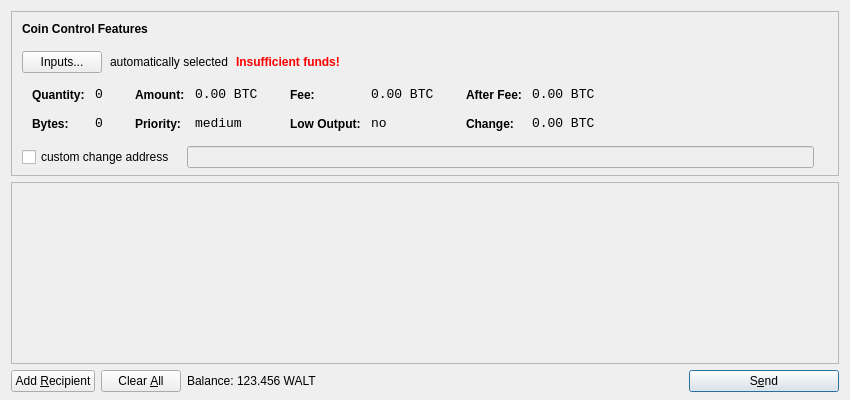
<?xml version="1.0" encoding="UTF-8"?>
<ui version="4.0">
 <class>SendCoinsDialog</class>
 <widget class="QDialog" name="SendCoinsDialog">
  <property name="geometry">
   <rect>
    <x>0</x>
    <y>0</y>
    <width>850</width>
    <height>400</height>
   </rect>
  </property>
  <property name="windowTitle">
   <string>Send Coins</string>
  </property>
  <layout class="QVBoxLayout" name="verticalLayout" stretch="0,1,0">
   <property name="bottomMargin">
    <number>8</number>
   </property>
   <item>
    <widget class="QFrame" name="frameCoinControl">
     <property name="sizePolicy">
      <sizepolicy hsizetype="Expanding" vsizetype="Expanding">
       <horstretch>0</horstretch>
       <verstretch>0</verstretch>
      </sizepolicy>
     </property>
     <property name="maximumSize">
      <size>
       <width>16777215</width>
       <height>16777215</height>
      </size>
     </property>
     <property name="frameShape">
      <enum>QFrame::StyledPanel</enum>
     </property>
     <property name="frameShadow">
      <enum>QFrame::Sunken</enum>
     </property>
     <layout class="QVBoxLayout" name="verticalLayoutCoinControl2">
      <property name="spacing">
       <number>-1</number>
      </property>
      <property name="leftMargin">
       <number>0</number>
      </property>
      <property name="topMargin">
       <number>0</number>
      </property>
      <property name="rightMargin">
       <number>0</number>
      </property>
      <property name="bottomMargin">
       <number>6</number>
      </property>
      <item>
       <layout class="QVBoxLayout" name="verticalLayoutCoinControl" stretch="0,0,0,0,1">
        <property name="spacing">
         <number>0</number>
        </property>
        <property name="leftMargin">
         <number>10</number>
        </property>
        <property name="topMargin">
         <number>10</number>
        </property>
        <item>
         <layout class="QHBoxLayout" name="horizontalLayoutCoinControl1">
          <property name="bottomMargin">
           <number>15</number>
          </property>
          <item>
           <widget class="QLabel" name="labelCoinControlFeatures">
            <property name="sizePolicy">
             <sizepolicy hsizetype="Preferred" vsizetype="Maximum">
              <horstretch>0</horstretch>
              <verstretch>0</verstretch>
             </sizepolicy>
            </property>
            <property name="font">
             <font>
              <weight>75</weight>
              <bold>true</bold>
             </font>
            </property>
            <property name="styleSheet">
             <string notr="true">font-weight:bold;</string>
            </property>
            <property name="text">
             <string>Coin Control Features</string>
            </property>
           </widget>
          </item>
         </layout>
        </item>
        <item>
         <layout class="QHBoxLayout" name="horizontalLayoutCoinControl2" stretch="0,0,0,0">
          <property name="spacing">
           <number>8</number>
          </property>
          <property name="bottomMargin">
           <number>10</number>
          </property>
          <item>
           <widget class="QPushButton" name="pushButtonCoinControl">
            <property name="styleSheet">
             <string notr="true"/>
            </property>
            <property name="text">
             <string>Inputs...</string>
            </property>
           </widget>
          </item>
          <item>
           <widget class="QLabel" name="labelCoinControlAutomaticallySelected">
            <property name="text">
             <string>automatically selected</string>
            </property>
            <property name="margin">
             <number>5</number>
            </property>
           </widget>
          </item>
          <item>
           <widget class="QLabel" name="labelCoinControlInsuffFunds">
            <property name="font">
             <font>
              <weight>75</weight>
              <bold>true</bold>
             </font>
            </property>
            <property name="styleSheet">
             <string notr="true">color:red;font-weight:bold;</string>
            </property>
            <property name="text">
             <string>Insufficient funds!</string>
            </property>
            <property name="margin">
             <number>5</number>
            </property>
           </widget>
          </item>
          <item>
           <spacer name="horizontalSpacerCoinControl">
            <property name="orientation">
             <enum>Qt::Horizontal</enum>
            </property>
            <property name="sizeHint" stdset="0">
             <size>
              <width>40</width>
              <height>1</height>
             </size>
            </property>
           </spacer>
          </item>
         </layout>
        </item>
        <item>
         <widget class="QWidget" name="widgetCoinControl" native="true">
          <property name="sizePolicy">
           <sizepolicy hsizetype="Preferred" vsizetype="Preferred">
            <horstretch>0</horstretch>
            <verstretch>0</verstretch>
           </sizepolicy>
          </property>
          <property name="minimumSize">
           <size>
            <width>0</width>
            <height>0</height>
           </size>
          </property>
          <property name="styleSheet">
           <string notr="true"/>
          </property>
          <layout class="QHBoxLayout" name="horizontalLayoutCoinControl5">
           <property name="margin">
            <number>0</number>
           </property>
           <item>
            <layout class="QHBoxLayout" name="horizontalLayoutCoinControl3" stretch="0,0,0,1">
             <property name="spacing">
              <number>20</number>
             </property>
             <property name="topMargin">
              <number>0</number>
             </property>
             <property name="bottomMargin">
              <number>10</number>
             </property>
             <item>
              <layout class="QFormLayout" name="formLayoutCoinControl1">
               <property name="horizontalSpacing">
                <number>10</number>
               </property>
               <property name="verticalSpacing">
                <number>14</number>
               </property>
               <property name="leftMargin">
                <number>10</number>
               </property>
               <property name="topMargin">
                <number>4</number>
               </property>
               <property name="rightMargin">
                <number>6</number>
               </property>
               <item row="0" column="0">
                <widget class="QLabel" name="labelCoinControlQuantityText">
                 <property name="styleSheet">
                  <string notr="true">font-weight:bold;</string>
                 </property>
                 <property name="text">
                  <string>Quantity:</string>
                 </property>
                 <property name="margin">
                  <number>0</number>
                 </property>
                </widget>
               </item>
               <item row="0" column="1">
                <widget class="QLabel" name="labelCoinControlQuantity">
                 <property name="font">
                  <font>
                   <family>Monospace</family>
                   <pointsize>10</pointsize>
                  </font>
                 </property>
                 <property name="cursor">
                  <cursorShape>IBeamCursor</cursorShape>
                 </property>
                 <property name="contextMenuPolicy">
                  <enum>Qt::ActionsContextMenu</enum>
                 </property>
                 <property name="text">
                  <string notr="true">0</string>
                 </property>
                 <property name="margin">
                  <number>0</number>
                 </property>
                 <property name="textInteractionFlags">
                  <set>Qt::LinksAccessibleByMouse|Qt::TextSelectableByKeyboard|Qt::TextSelectableByMouse</set>
                 </property>
                </widget>
               </item>
               <item row="1" column="0">
                <widget class="QLabel" name="labelCoinControlBytesText">
                 <property name="styleSheet">
                  <string notr="true">font-weight:bold;</string>
                 </property>
                 <property name="text">
                  <string>Bytes:</string>
                 </property>
                </widget>
               </item>
               <item row="1" column="1">
                <widget class="QLabel" name="labelCoinControlBytes">
                 <property name="font">
                  <font>
                   <family>Monospace</family>
                   <pointsize>10</pointsize>
                  </font>
                 </property>
                 <property name="cursor">
                  <cursorShape>IBeamCursor</cursorShape>
                 </property>
                 <property name="contextMenuPolicy">
                  <enum>Qt::ActionsContextMenu</enum>
                 </property>
                 <property name="text">
                  <string notr="true">0</string>
                 </property>
                 <property name="textInteractionFlags">
                  <set>Qt::LinksAccessibleByMouse|Qt::TextSelectableByKeyboard|Qt::TextSelectableByMouse</set>
                 </property>
                </widget>
               </item>
              </layout>
             </item>
             <item>
              <layout class="QFormLayout" name="formLayoutCoinControl2">
               <property name="horizontalSpacing">
                <number>10</number>
               </property>
               <property name="verticalSpacing">
                <number>14</number>
               </property>
               <property name="leftMargin">
                <number>6</number>
               </property>
               <property name="topMargin">
                <number>4</number>
               </property>
               <property name="rightMargin">
                <number>6</number>
               </property>
               <item row="0" column="0">
                <widget class="QLabel" name="labelCoinControlAmountText">
                 <property name="styleSheet">
                  <string notr="true">font-weight:bold;</string>
                 </property>
                 <property name="text">
                  <string>Amount:</string>
                 </property>
                 <property name="margin">
                  <number>0</number>
                 </property>
                </widget>
               </item>
               <item row="0" column="1">
                <widget class="QLabel" name="labelCoinControlAmount">
                 <property name="font">
                  <font>
                   <family>Monospace</family>
                   <pointsize>10</pointsize>
                  </font>
                 </property>
                 <property name="cursor">
                  <cursorShape>IBeamCursor</cursorShape>
                 </property>
                 <property name="contextMenuPolicy">
                  <enum>Qt::ActionsContextMenu</enum>
                 </property>
                 <property name="text">
                  <string notr="true">0.00 BTC</string>
                 </property>
                 <property name="textInteractionFlags">
                  <set>Qt::LinksAccessibleByMouse|Qt::TextSelectableByKeyboard|Qt::TextSelectableByMouse</set>
                 </property>
                </widget>
               </item>
               <item row="1" column="0">
                <widget class="QLabel" name="labelCoinControlPriorityText">
                 <property name="styleSheet">
                  <string notr="true">font-weight:bold;</string>
                 </property>
                 <property name="text">
                  <string>Priority:</string>
                 </property>
                </widget>
               </item>
               <item row="1" column="1">
                <widget class="QLabel" name="labelCoinControlPriority">
                 <property name="font">
                  <font>
                   <family>Monospace</family>
                   <pointsize>10</pointsize>
                  </font>
                 </property>
                 <property name="cursor">
                  <cursorShape>IBeamCursor</cursorShape>
                 </property>
                 <property name="contextMenuPolicy">
                  <enum>Qt::ActionsContextMenu</enum>
                 </property>
                 <property name="text">
                  <string>medium</string>
                 </property>
                 <property name="textInteractionFlags">
                  <set>Qt::LinksAccessibleByMouse|Qt::TextSelectableByKeyboard|Qt::TextSelectableByMouse</set>
                 </property>
                </widget>
               </item>
              </layout>
             </item>
             <item>
              <layout class="QFormLayout" name="formLayoutCoinControl3">
               <property name="horizontalSpacing">
                <number>10</number>
               </property>
               <property name="verticalSpacing">
                <number>14</number>
               </property>
               <property name="leftMargin">
                <number>6</number>
               </property>
               <property name="topMargin">
                <number>4</number>
               </property>
               <property name="rightMargin">
                <number>6</number>
               </property>
               <item row="0" column="0">
                <widget class="QLabel" name="labelCoinControlFeeText">
                 <property name="styleSheet">
                  <string notr="true">font-weight:bold;</string>
                 </property>
                 <property name="text">
                  <string>Fee:</string>
                 </property>
                 <property name="margin">
                  <number>0</number>
                 </property>
                </widget>
               </item>
               <item row="0" column="1">
                <widget class="QLabel" name="labelCoinControlFee">
                 <property name="font">
                  <font>
                   <family>Monospace</family>
                   <pointsize>10</pointsize>
                  </font>
                 </property>
                 <property name="cursor">
                  <cursorShape>IBeamCursor</cursorShape>
                 </property>
                 <property name="contextMenuPolicy">
                  <enum>Qt::ActionsContextMenu</enum>
                 </property>
                 <property name="text">
                  <string notr="true">0.00 BTC</string>
                 </property>
                 <property name="textInteractionFlags">
                  <set>Qt::LinksAccessibleByMouse|Qt::TextSelectableByKeyboard|Qt::TextSelectableByMouse</set>
                 </property>
                </widget>
               </item>
               <item row="1" column="0">
                <widget class="QLabel" name="labelCoinControlLowOutputText">
                 <property name="styleSheet">
                  <string notr="true">font-weight:bold;</string>
                 </property>
                 <property name="text">
                  <string>Low Output:</string>
                 </property>
                </widget>
               </item>
               <item row="1" column="1">
                <widget class="QLabel" name="labelCoinControlLowOutput">
                 <property name="font">
                  <font>
                   <family>Monospace</family>
                   <pointsize>10</pointsize>
                  </font>
                 </property>
                 <property name="cursor">
                  <cursorShape>IBeamCursor</cursorShape>
                 </property>
                 <property name="contextMenuPolicy">
                  <enum>Qt::ActionsContextMenu</enum>
                 </property>
                 <property name="text">
                  <string>no</string>
                 </property>
                 <property name="textInteractionFlags">
                  <set>Qt::LinksAccessibleByMouse|Qt::TextSelectableByKeyboard|Qt::TextSelectableByMouse</set>
                 </property>
                </widget>
               </item>
              </layout>
             </item>
             <item>
              <layout class="QFormLayout" name="formLayoutCoinControl4">
               <property name="horizontalSpacing">
                <number>10</number>
               </property>
               <property name="verticalSpacing">
                <number>14</number>
               </property>
               <property name="leftMargin">
                <number>6</number>
               </property>
               <property name="topMargin">
                <number>4</number>
               </property>
               <property name="rightMargin">
                <number>6</number>
               </property>
               <item row="0" column="0">
                <widget class="QLabel" name="labelCoinControlAfterFeeText">
                 <property name="styleSheet">
                  <string notr="true">font-weight:bold;</string>
                 </property>
                 <property name="text">
                  <string>After Fee:</string>
                 </property>
                 <property name="margin">
                  <number>0</number>
                 </property>
                </widget>
               </item>
               <item row="0" column="1">
                <widget class="QLabel" name="labelCoinControlAfterFee">
                 <property name="font">
                  <font>
                   <family>Monospace</family>
                   <pointsize>10</pointsize>
                  </font>
                 </property>
                 <property name="cursor">
                  <cursorShape>IBeamCursor</cursorShape>
                 </property>
                 <property name="contextMenuPolicy">
                  <enum>Qt::ActionsContextMenu</enum>
                 </property>
                 <property name="text">
                  <string notr="true">0.00 BTC</string>
                 </property>
                 <property name="textInteractionFlags">
                  <set>Qt::LinksAccessibleByMouse|Qt::TextSelectableByKeyboard|Qt::TextSelectableByMouse</set>
                 </property>
                </widget>
               </item>
               <item row="1" column="0">
                <widget class="QLabel" name="labelCoinControlChangeText">
                 <property name="styleSheet">
                  <string notr="true">font-weight:bold;</string>
                 </property>
                 <property name="text">
                  <string>Change:</string>
                 </property>
                </widget>
               </item>
               <item row="1" column="1">
                <widget class="QLabel" name="labelCoinControlChange">
                 <property name="font">
                  <font>
                   <family>Monospace</family>
                   <pointsize>10</pointsize>
                  </font>
                 </property>
                 <property name="cursor">
                  <cursorShape>IBeamCursor</cursorShape>
                 </property>
                 <property name="contextMenuPolicy">
                  <enum>Qt::ActionsContextMenu</enum>
                 </property>
                 <property name="text">
                  <string notr="true">0.00 BTC</string>
                 </property>
                 <property name="textInteractionFlags">
                  <set>Qt::LinksAccessibleByMouse|Qt::TextSelectableByKeyboard|Qt::TextSelectableByMouse</set>
                 </property>
                </widget>
               </item>
              </layout>
             </item>
            </layout>
           </item>
          </layout>
         </widget>
        </item>
        <item>
         <layout class="QHBoxLayout" name="horizontalLayoutCoinControl4" stretch="0,0,0">
          <property name="spacing">
           <number>12</number>
          </property>
          <property name="sizeConstraint">
           <enum>QLayout::SetDefaultConstraint</enum>
          </property>
          <property name="topMargin">
           <number>5</number>
          </property>
          <property name="rightMargin">
           <number>5</number>
          </property>
          <item>
           <widget class="QCheckBox" name="checkBoxCoinControlChange">
            <property name="text">
             <string>custom change address</string>
            </property>
           </widget>
          </item>
          <item>
           <widget class="QLineEdit" name="lineEditCoinControlChange">
            <property name="enabled">
             <bool>false</bool>
            </property>
            <property name="sizePolicy">
             <sizepolicy hsizetype="Expanding" vsizetype="Fixed">
              <horstretch>0</horstretch>
              <verstretch>0</verstretch>
             </sizepolicy>
            </property>
           </widget>
          </item>
          <item>
           <widget class="QLabel" name="labelCoinControlChangeLabel">
            <property name="sizePolicy">
             <sizepolicy hsizetype="Preferred" vsizetype="Expanding">
              <horstretch>0</horstretch>
              <verstretch>0</verstretch>
             </sizepolicy>
            </property>
            <property name="minimumSize">
             <size>
              <width>0</width>
              <height>0</height>
             </size>
            </property>
            <property name="text">
             <string/>
            </property>
            <property name="margin">
             <number>3</number>
            </property>
           </widget>
          </item>
         </layout>
        </item>
        <item>
         <spacer name="verticalSpacerCoinControl">
          <property name="orientation">
           <enum>Qt::Vertical</enum>
          </property>
          <property name="sizeHint" stdset="0">
           <size>
            <width>800</width>
            <height>1</height>
           </size>
          </property>
         </spacer>
        </item>
       </layout>
      </item>
     </layout>
    </widget>
   </item>
   <item>
    <widget class="QScrollArea" name="scrollArea">
     <property name="widgetResizable">
      <bool>true</bool>
     </property>
     <widget class="QWidget" name="scrollAreaWidgetContents">
      <property name="geometry">
       <rect>
        <x>0</x>
        <y>0</y>
        <width>830</width>
        <height>165</height>
       </rect>
      </property>
      <layout class="QVBoxLayout" name="verticalLayout_2">
       <property name="margin">
        <number>0</number>
       </property>
       <item>
        <layout class="QVBoxLayout" name="entries">
         <property name="spacing">
          <number>6</number>
         </property>
        </layout>
       </item>
       <item>
        <spacer name="verticalSpacer">
         <property name="orientation">
          <enum>Qt::Vertical</enum>
         </property>
         <property name="sizeHint" stdset="0">
          <size>
           <width>20</width>
           <height>40</height>
          </size>
         </property>
        </spacer>
       </item>
      </layout>
     </widget>
    </widget>
   </item>
   <item>
    <layout class="QHBoxLayout" name="horizontalLayout">
     <item>
      <widget class="QPushButton" name="addButton">
       <property name="toolTip">
        <string>Send to multiple recipients at once</string>
       </property>
       <property name="text">
        <string>Add &amp;Recipient</string>
       </property>
       <property name="icon">
        <iconset resource="../bitcoin.qrc">
         <normaloff>:/icons/add</normaloff>:/icons/add</iconset>
       </property>
       <property name="autoDefault">
        <bool>false</bool>
       </property>
      </widget>
     </item>
     <item>
      <widget class="QPushButton" name="clearButton">
       <property name="sizePolicy">
        <sizepolicy hsizetype="Minimum" vsizetype="Fixed">
         <horstretch>0</horstretch>
         <verstretch>0</verstretch>
        </sizepolicy>
       </property>
       <property name="toolTip">
        <string>Remove all transaction fields</string>
       </property>
       <property name="text">
        <string>Clear &amp;All</string>
       </property>
       <property name="icon">
        <iconset resource="../bitcoin.qrc">
         <normaloff>:/icons/remove</normaloff>:/icons/remove</iconset>
       </property>
       <property name="autoRepeatDelay">
        <number>300</number>
       </property>
       <property name="autoDefault">
        <bool>false</bool>
       </property>
      </widget>
     </item>
     <item>
      <layout class="QHBoxLayout" name="horizontalLayout_2">
       <property name="spacing">
        <number>3</number>
       </property>
       <item>
        <widget class="QLabel" name="label">
         <property name="text">
          <string>Balance:</string>
         </property>
        </widget>
       </item>
       <item>
        <widget class="QLabel" name="labelBalance">
         <property name="cursor">
          <cursorShape>IBeamCursor</cursorShape>
         </property>
         <property name="text">
          <string>123.456 WALT</string>
         </property>
         <property name="textInteractionFlags">
          <set>Qt::LinksAccessibleByMouse|Qt::TextSelectableByKeyboard|Qt::TextSelectableByMouse</set>
         </property>
        </widget>
       </item>
      </layout>
     </item>
     <item>
      <spacer name="horizontalSpacer">
       <property name="orientation">
        <enum>Qt::Horizontal</enum>
       </property>
       <property name="sizeHint" stdset="0">
        <size>
         <width>40</width>
         <height>20</height>
        </size>
       </property>
      </spacer>
     </item>
     <item>
      <widget class="QPushButton" name="sendButton">
       <property name="minimumSize">
        <size>
         <width>150</width>
         <height>0</height>
        </size>
       </property>
       <property name="toolTip">
        <string>Confirm the send action</string>
       </property>
       <property name="text">
        <string>S&amp;end</string>
       </property>
       <property name="icon">
        <iconset resource="../bitcoin.qrc">
         <normaloff>:/icons/send</normaloff>:/icons/send</iconset>
       </property>
       <property name="default">
        <bool>true</bool>
       </property>
      </widget>
     </item>
    </layout>
   </item>
  </layout>
 </widget>
 <resources>
  <include location="../bitcoin.qrc"/>
 </resources>
 <connections/>
</ui>
